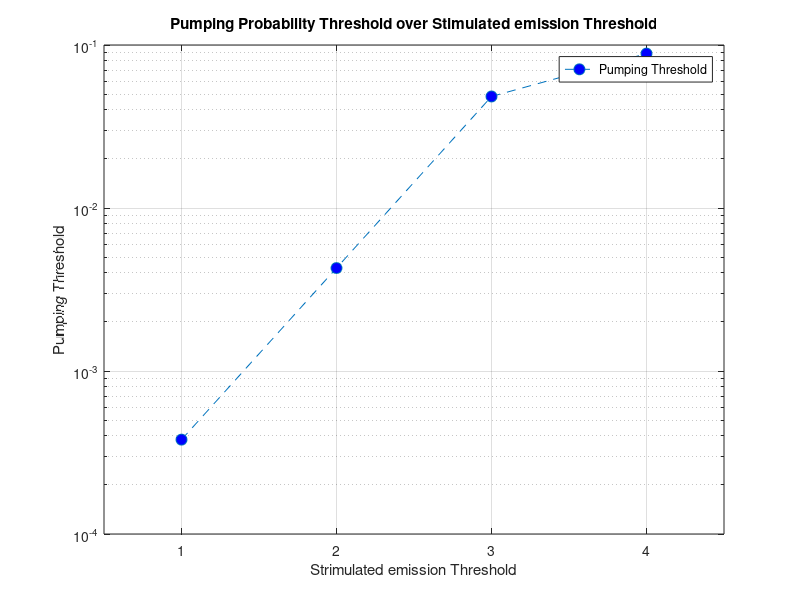
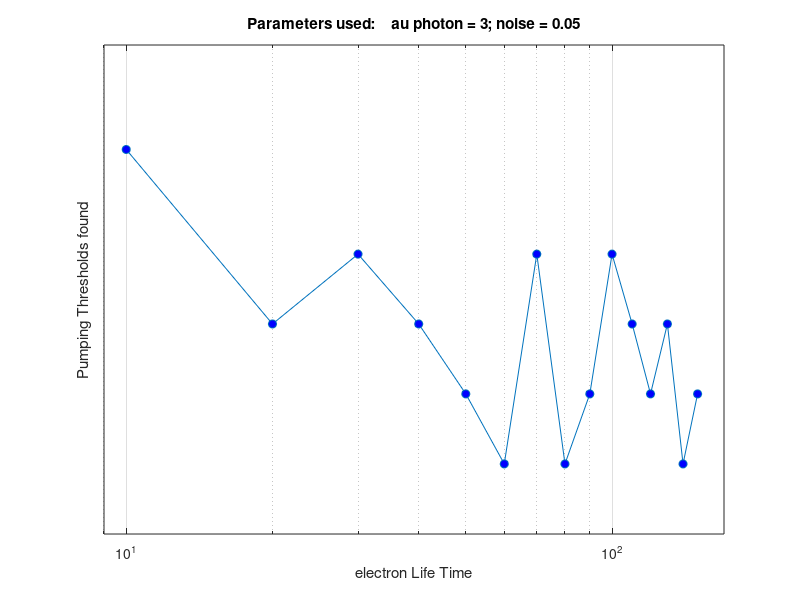
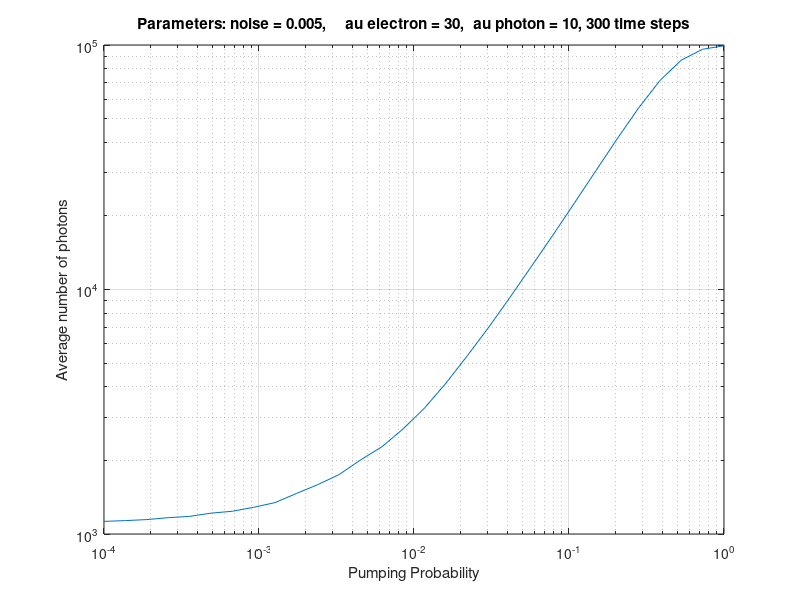
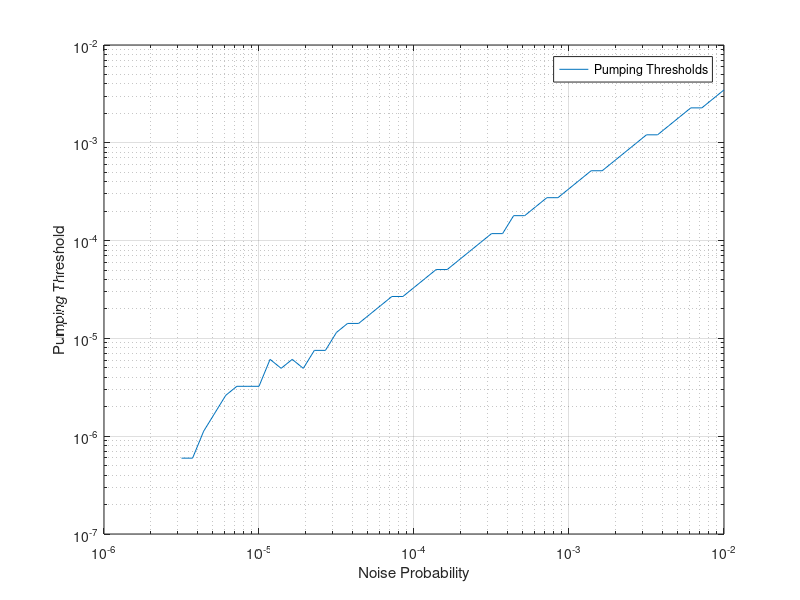

Recreate these plots in MATLAB, in order.
clear;
close all;

%% photon lifetime varies with fixed electron life time
figure("Name", "Dependence of the threshold on the lifetime of a photon");
tau_photon = [2, 3, 4, 5, 6, 7, 8, 9, 10, 11, 12, 13, 14, 15];
lambdas = [0.0255, 0.0193, 0.01753, 0.01576, 0.01576, 0.01487, 0.01487, 0.01487,...
    0.01399, 0.01399 , 0.01399, 0.01399, 0.01399, 0.0135];
semilogy(tau_photon, lambdas, "-o", "MarkerFaceColor", "b");
title("Parameters used: \tau electron = 20; noise = 0.05");
grid on;
xlabel("Photon Life Time");
ylabel("Pumping Thresholds found");
xlim([1, 16]);
ylim([0.012, 0.027]);

%% electron life time varies with fixed photon life time
figure("Name", "Dependence of the threshold on the lifetime of an electron");
tau_electron = [10, 20, 30, 40, 50, 60, 70, 80, 90, 100, 110, 120, 130, 140, 150];
lambdas = [0.01879, 0.01874, 0.01876, 0.01874, 0.01872, 0.01870, 0.01876, 0.01870,...
    0.01872, 0.01876, 0.01874, 0.01872, 0.01874, 0.01870, 0.01872];
loglog(tau_electron, lambdas, "-o", "MarkerFaceColor", "b");
title("Parameters used: \tau photon = 3; noise = 0.05");
grid on;
xlabel("electron Life Time");
ylabel("Pumping Thresholds found");
xlim([9, 170]);
ylim([0.01868, 0.01882]);

%% photons over pumping

figure("Name", "Average number of photons over pumping probability");
averagePhotons = [1126.2166666666667, 1134.56, 1145.3766666666668, 1166.15, 1180.5766666666666, 1216.9333333333334, 1238.8133333333333, 1285.9333333333334, ...
1343.9166666666667, 1464.66, 1592.2933333333333, 1750.65, 2008.8066666666666, 2273.79, 2695.09, ...
3280.653333333333, 4144.663333333333, 5367.776666666667, 7016.13, 9315.393333333333, 12458.876666666667, 16700.046666666665, ...
22547.396666666667, 30537.82, 41285.86, 55178.986666666664, 71518.17666666667, 86699.72666666667, 96082.90666666666, ...
99280.99];

pumping = logspace(-4, 0, 30);
loglog(pumping, averagePhotons);
title("Parameters: noise = 0.005, \tau electron = 30, \tau photon = 10, 300 time steps");
xlabel("Pumping Probability");
ylabel("Average number of photons");
grid on;

%% test
clear;
close all;

figure(1);
stimemTh = [1, 2, 3, 4];
thresholds = [3.7926901907322575e-4, 0.0042813323987194, 0.048329302385717574, 0.08858667904100832];
semilogy(stimemTh, thresholds, '--o', "MarkerFaceColor", "b", "MarkerSize", 8);
title("Pumping Probability Threshold over Stimulated emission Threshold");
grid on;
legend('Pumping Threshold');
xlabel('Strimulated emission Threshold');
ylabel('Pumping Threshold');
xlim([0.5, 4.5]);
ylim([1e-4, 0.1]);

%% plotting noise thresholds with the noise probability
clear;
noiseThresholds = [5.963623316594661e-7, 5.963623316594661e-7, 1.1246578221198265e-6, 1.7166979066078743e-6, 2.6203985288583757e-6, 3.2374575428176797e-6, 3.2374575428176797e-6, 3.2374575428176797e-6, 6.105402296585414e-6, 4.941713361323899e-6, 6.105402296585414e-6, 4.941713361323899e-6, 7.543120063354731e-6, 7.543120063354731e-6, 1.151395399326467e-5, 1.4225293134853952e-5, 1.4225293134853952e-5, 1.7575106248548253e-5, 2.1713743029375617e-5, 2.6826957952797823e-5, 2.6826957952797823e-5, 3.3144247494664994e-5, 4.0949150623805194e-5, 5.059197488435946e-5, 5.059197488435946e-5, 6.25055192527413e-5, 7.722449945836459e-5, 9.540954763500197e-5, 1.1787686347936191e-4, 1.1787686347936191e-4, 1.7992936232916012e-4, 1.7992936232916012e-4, 2.2229964825262548e-4, 2.746474114816126e-4, 2.746474114816126e-4, 3.39322177189542e-4, 4.19226743523703e-4, 5.179474679231351e-4, 5.179474679231351e-4, 6.399152336349437e-4, 7.906043210907912e-4, 9.767781100895152e-4, 0.001206792640639361, 0.001206792640639361, 0.0014909716571841042, 0.0018420699693267653, 0.002275845926074849, 0.002275845926074849, 0.0028117686979743056, 0.003473892112083208 ];
noiseProbabilitySpace = logspace(-5.5, -2, 50);
pumpingSpace = logspace(-6.5, -2, 50);
figure("Name", "Noise Over Pumping Thresholds");
loglog(noiseProbabilitySpace, noiseThresholds);
grid on;
legend('Pumping Thresholds');
xlabel("Noise Probability");
ylabel("Pumping Threshold");
